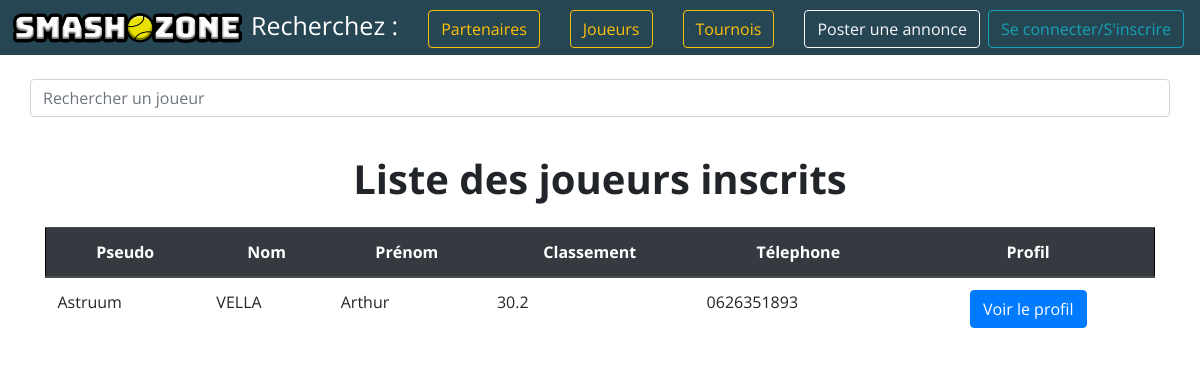
Page /liste_joueurs.php on the earlier database version.
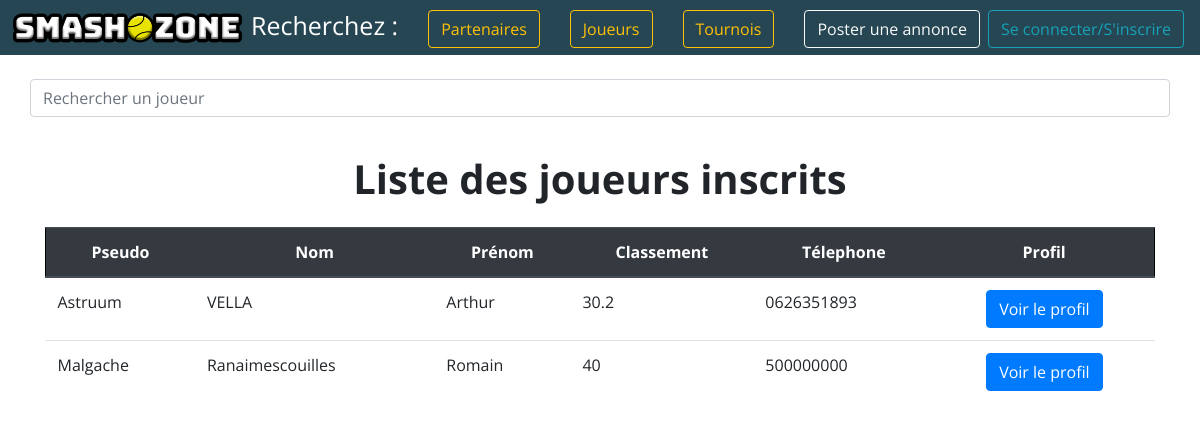
Same page on the later database version.
### tables this page shows
CREATE TABLE `users` (
  `user_id` int(11) NOT NULL,
  `pseudo` varchar(255) NOT NULL,
  `password` varchar(255) NOT NULL,
  `prenom` varchar(255) NOT NULL,
  `nom` varchar(255) NOT NULL,
  `email` varchar(255) NOT NULL,
  `ville` varchar(255) NOT NULL,
  `postal_code` varchar(255) NOT NULL,
  `date_creation` timestamp(6) NOT NULL DEFAULT CURRENT_TIMESTAMP(6),
  `telephone` varchar(255) DEFAULT NULL,
  `date_naissance` date NOT NULL,
  `classement` float DEFAULT '40'
);

### liste_joueurs.php (the view, shortened to what this page needs)
<?php
include_once 'config.php';
$users = $db->query('SELECT * FROM users');
if (!isset($_SESSION["user_id"])) {
    $connect = "Se connecter/S'inscrire";
} else {
    $connect = "Mon compte";
    $id = (int) $_SESSION["user_id"];
}
?>
<!DOCTYPE html>
<html lang="en">
    <head>
        <link rel="stylesheet" href="https://stackpath.bootstrapcdn.com/bootstrap/4.5.0/css/bootstrap.min.css"
>
        <link href="style/style.css" rel="stylesheet">
    </head>
    <body>
        <nav class="navbar navbar-expand-xl navbar-dark mb-4"
            style="background-color: #264653; margin-bottom: 0px; height: 55px;">
            <a class="logo" href="index.php">
                <div><img class="main" src="style/SmashZone2.png" /><img class="ball" src="style/SmashZoneIcon.png" />
                </div>
            </a>
            <div class="collapse navbar-collapse rubriques" id="navbarNav">
                <ul class="navbar-nav mr-auto">
                    <li class="nav-item rubriquecolor">
                        Recherchez :
                    </li>
                    <form class="nav-item">
                        <button class="btn btn-outline-warning my-2 my-sm-0 rubriquesearch"
                            onclick="location.href='offres/list_offers.php'" type="button">Partenaires</button>
                    </form>
                    <form class="nav-item">
                        <button class="btn btn-outline-warning my-2 my-sm-0 rubriquesearch"
                            onclick="location.href='liste_joueurs.php'" type="button">Joueurs</button>
                    </form>
                    <form class="nav-item">
                        <button class="btn btn-outline-warning my-2 my-sm-0 rubriquesearch"
                            onclick="location.href='tournois/liste_tournoi.php'" type="button">Tournois</button>
                    </form>
                    <form class="nav-item">
                        <button class="btn btn-outline-light my-2 my-sm-0 rubriquesearch"
                            onclick="location.href='offres/new_offer.php'" type="button">Poster une annonce</button>
                    </form>
                </ul>
                <form class="nav-item">
                    <button class="btn btn-outline-info my-2 my-sm-0" onclick="location.href='login_register/login.php'"
                        type="button"><?= $connect ?></button>
                </form>
            </div>
        </nav>
        <div class="container">
            <form class="row d-flex" action="" method="post">
                <input required type="text" name="recherche" class="form-control" placeholder="Rechercher un joueur">
            </form>
            <h1 class="mb-4 font-weight-bold">Liste des joueurs inscrits</h1>
            <table class="table">
                <thead class="thead-dark text-center">
                    <tr class="joueurborder">
                        <th>Pseudo</td>
                        <th>Nom</td>
                        <th>Prénom</td>
                        <th>Classement</td>
                        <th>Télephone</td>
                        <th>Profil</td>
                    </tr>
                <tbody>
                    <?php if (isset($_POST['recherche'])) {
                    while ($qs = $querysearch->fetch()) { ?>
                    <tr>
                        <td><?= $qs['pseudo'] ?></td>
                        <td><?= $qs['nom'] ?></td>
                        <td><?= $qs['prenom'] ?></td>
                        <td><?= $qs['classement'] ?></td>
                        <td><?= $qs['telephone'] ?></td>
                        <td class="text-center">
                            <a type='submit' name='contact' href='infos_joueur.php?contact=<?php echo $qs['user_id'] ?>'
                                class=' btn btn-primary'>Voir le profil</a> </td> <?php } ?>
                    </tr>
                    <?php } else {
                        while ($u = $users->fetch()) { ?>
                    <tr>
                        <td><?= $u['pseudo'] ?></td>
                        <td><?= $u['nom'] ?></td>
                        <td><?= $u['prenom'] ?></td>
                        <td><?= $u['classement'] ?></td>
                        <td><?= $u['telephone'] ?></td>
                        <td class="text-center">
                            <a type='submit' name='contact' href='infos_joueur.php?contact=<?php echo $u['user_id'] ?>'
                                class=' btn btn-primary'>Voir le profil</a> </td>
                        <?php }
                    } ?>
                    </tr>
                </tbody>
            </table>
        </div>
    </body>
</html>

### style/style.css (style rules this page uses)
html { margin: 0; padding: 0; }
.ball { height: 28px; position: absolute; margin: 0px; top: 0.5px; left: 113px; }
.logo { position: absolute; padding: 0px; top: 13px; left: 13px; }
body { font-family: 'Open Sans', sans-serif; }
.rubriques { font-family: 'Open Sans', sans-serif; font-size: 25px; background-color: #264653; }
.rubriquesearch { margin-left: 30px; }
.rubriquecolor { color: white; margin-left: 235px; }
h1, h2, h3 { text-align: center; }
.joueurborder { border: 1px solid black; }

Differences in the rows shown:
added users: pseudo "Malgache", nom "Ranaimescouilles", prenom "Romain", classement "40", telephone "500000000"
